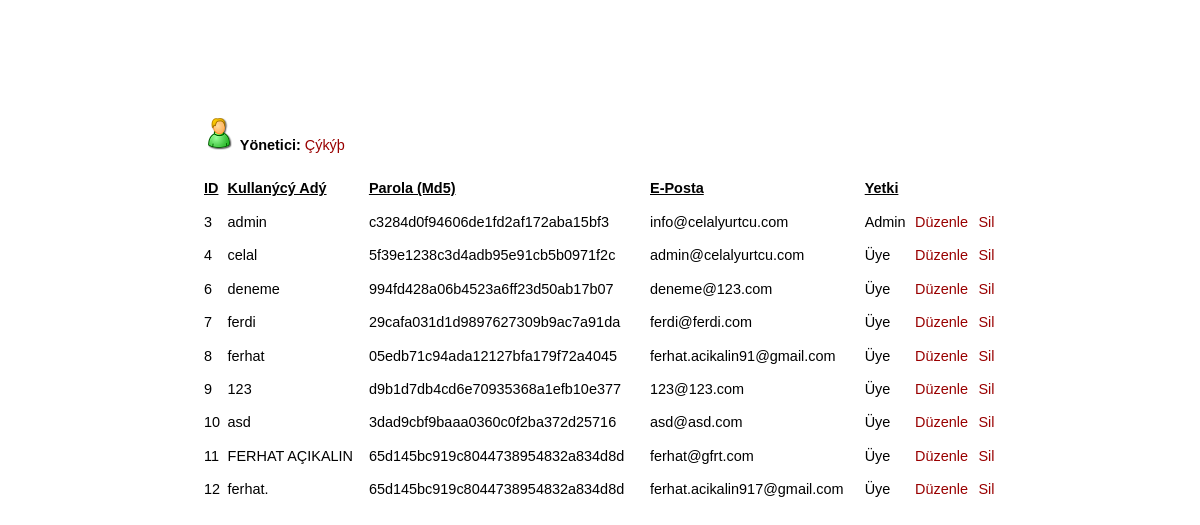
The app's page /www/yonetim/admin.php (signed in) with its own data.
### tables this page shows
CREATE TABLE IF NOT EXISTS `uyeler` (
`id` int(11) NOT NULL,
  `kullanici_adi` varchar(60) NOT NULL,
  `parola` varchar(60) NOT NULL,
  `eposta` varchar(60) NOT NULL,
  `tarih` date DEFAULT NULL,
  `yetki` varchar(60) NOT NULL DEFAULT '0'
);

### www/yonetim/admin.php (the view, shortened to what this page needs)
<?php
include("../baglanti.php");
$sql = "select * from uyeler Order By id";
$sorgula = mysql_query($sql, $baglanti) or die(mysql_error());
?>
<!DOCTYPE html PUBLIC "-//W3C//DTD XHTML 1.0 Transitional//EN" "http://www.w3.org/TR/xhtml1/DTD/xhtml1-transitional.dtd">
<html xmlns="http://www.w3.org/1999/xhtml">
<head>
<link href="./css/stil.css" rel="stylesheet" type="text/css" />
</head>
<body>
<p>&nbsp;</p>
<p>&nbsp;</p>
<form name="guncelle" method="post" action="admin_islem.php?id=<?php echo $uyeler['id']; ?>">
<table align="center" width="800" border="0" cellspacing="2" cellpadding="2">
  <tr>
    <td height="62" colspan="2"><img src="./mizanpaj/gorsel/uye.png" width="32" height="32" /><b> Yönetici:</b> <a href="cikis.php">&Ccedil;ýkýþ</a></td>
    </tr>
 <tr>
    <td><b><u>ID</u></b></td>
    <td><b><u>Kullanýcý Adý</u></b></td>
    <td><b><u>Parola (Md5)</u></b></td>
    <td><b><u>E-Posta</u></b></td>
    <td><b><u>Yetki</u></b></td>
  </tr>
<?php while ($uyeler = mysql_fetch_array($sorgula)){ ?>
 <tr>
    <td><?php echo $uyeler['id']; ?></td>
    <td><?php echo $uyeler['kullanici_adi']; ?></td>
    <td><?php echo $uyeler['parola']; ?></td>
    <td><?php echo $uyeler['eposta']; ?></td>
    <td><?php if($uyeler['yetki'] =="0")
	echo "Üye";
	elseif($uyeler['yetki'] =="1")
	echo "Admin";
	?></td>
    <td><a href="admin_islem.php?islem=duzenle&id=<?php echo $uyeler['id']; ?>">Düzenle</a></td>
    <td><a href="admin_islem.php?islem=sil&id=<?php echo $uyeler['id']; ?>">Sil</a></td>
  </tr>
<?php } ?>
</table>
</form>
</body>
</html>

### www/css/stil.css (style rules this page uses)
body, td, textarea, select, blockquote { font: 95%/190% "Trebuchet MS", Tahoma, Arial; }
a { color:#900; text-decoration:none; }

### records on screen
uyeler: id "3", kullanici_adi "admin", parola "c3284d0f94606de1fd2af172aba15bf3", eposta "info@celalyurtcu.com", yetki "Admin"
uyeler: id "4", kullanici_adi "celal", parola "5f39e1238c3d4adb95e91cb5b0971f2c", eposta "admin@celalyurtcu.com", yetki "Üye"
uyeler: id "6", kullanici_adi "deneme", parola "994fd428a06b4523a6ff23d50ab17b07", eposta "deneme@123.com", yetki "Üye"
uyeler: id "7", kullanici_adi "ferdi", parola "29cafa031d1d9897627309b9ac7a91da", eposta "ferdi@ferdi.com", yetki "Üye"
uyeler: id "8", kullanici_adi "ferhat", parola "05edb71c94ada12127bfa179f72a4045", eposta "ferhat.acikalin91@gmail.com", yetki "Üye"
uyeler: id "9", kullanici_adi "123", parola "d9b1d7db4cd6e70935368a1efb10e377", eposta "123@123.com", yetki "Üye"
uyeler: id "10", kullanici_adi "asd", parola "3dad9cbf9baaa0360c0f2ba372d25716", eposta "asd@asd.com", yetki "Üye"
uyeler: id "11", kullanici_adi "FERHAT AÇIKALIN", parola "65d145bc919c8044738954832a834d8d", eposta "ferhat@gfrt.com", yetki "Üye"
uyeler: id "12", kullanici_adi "ferhat.", parola "65d145bc919c8044738954832a834d8d", eposta "ferhat.acikalin917@gmail.com", yetki "Üye"
